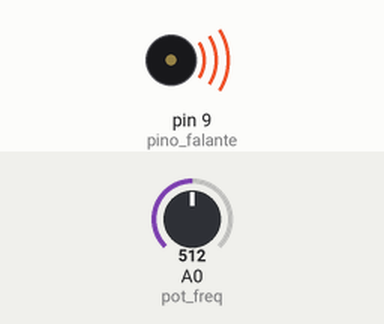
A sketch run on a simulated Arduino Uno, built with avr-gcc and run on an emulated ATmega328P. Parts: buzzer (waves = sounding). The test bench sets the inputs (shaded band); at power-on: A0 (pot_freq) = 512.

Above: at 0.05 s.
Timing chart, 0 to 3.0 s (numbered marks = the images above):
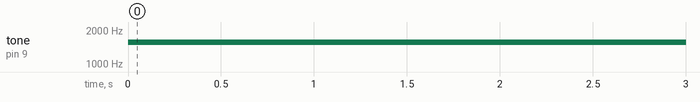

The sketch:

sketch_alto_falante.ino
```cpp
//Autora: Pamela Fialho
//Data: 04/08/2020
//Função: testar a saída som em um alto falante de fone de ouvido

const int pino_falante = 9; //Conectar alto falante ao pino 9
const int pot_freq = 0; //potenciômetro para ajuste de frequência - pino A0
void setup(){}
void loop(){
  int ler_potenc = analogRead(pot_freq); // Ler entrada para ajuste de frequência
  int frequencia = map(ler_potenc, 0, 1023, 100, 3000); //100 Hz a 3 KHz
  int tempo = 300; //duração do tom, em ms
  tone(pino_falante, frequencia, tempo); //envia som ao falante
  delay(300);
}
```

Measured:
- by itself, tone on pin 9 (pino_falante): silent → 1551 Hz at 0.00 s
